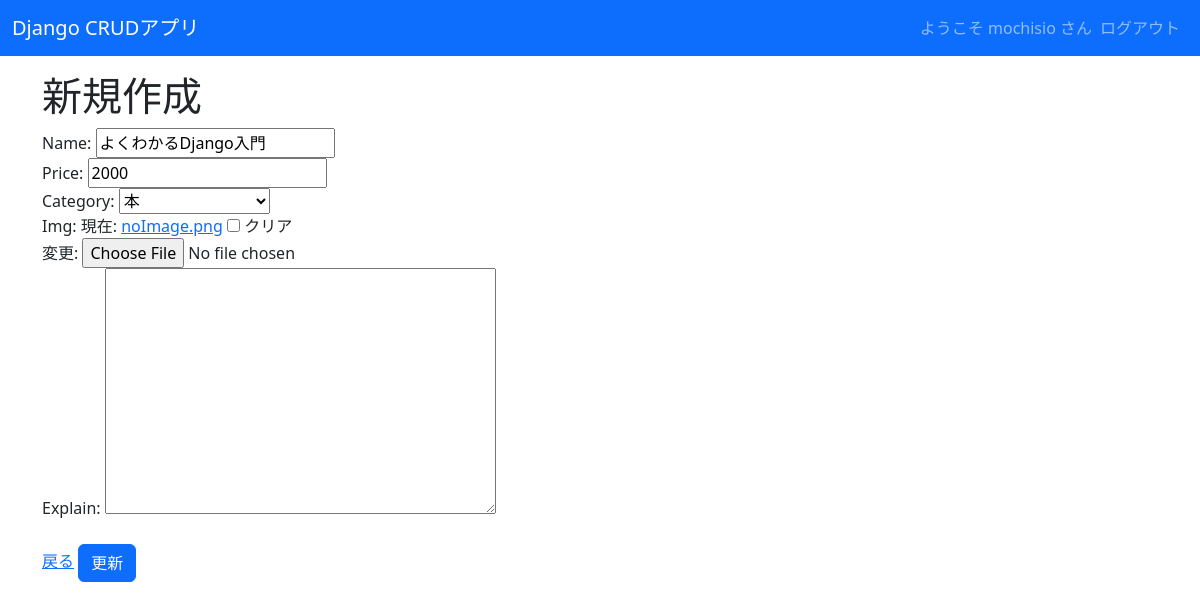
Screenshot of /crud/edit/1 (signed in) with the database file from the repository.
### crud/models.py (models this page shows, shortened)
class Product(models.Model):
    name = models.CharField(max_length=200)
    price = models.PositiveIntegerField()
    category = models.ForeignKey(Category, on_delete=models.CASCADE)
    img = models.ImageField(blank=True, default='noImage.png')
    explain =models.TextField(blank=True,null=True)

class Category(models.Model):
    name =models.CharField(max_length=200)
    def __str__(self):
         return self.name

### crud/views.py (the view)
# urls.py: path('crud/edit/<int:pk>', views.ProductUpdateView.as_view(), name="edit"),
class ProductUpdateView(LoginRequiredMixin,UpdateView):
     model = Product
     fields = '__all__'
     template_name_suffix = '_update_form'

### crud/templates/crud/product_update_form.html (shortened to what this page needs)
{% extends "base.html" %}
{% load bootstrap %}
{% block content %}
<h1>新規作成</h1>
<form method="post" enctype="multipart/form-data">
    {{ form|bootstrap }}
    <br>
    <a href="{% url 'list' %}">戻る</a>
    <input type="submit" class="btn btn-primary" value="更新">
</form>
{% endblock %}

### crud/templates/base.html (shortened to what this page needs)
<!DOCTYPE html>
<html lang="ja">
<head>
    <link href="https://cdn.jsdelivr.net/npm/bootstrap@5.3.0-alpha3/dist/css/bootstrap.min.css" rel="stylesheet">
</head>
<body>
    <nav class="navbar navbar-expand-lg navbar-dark bg-primary" style="margin-bottom: 1rem;">
        <div class="container-fluid">
            <a class="navbar-brand" href="{% url 'list' %}">Django CRUDアプリ</a>
            <div class="collapse navbar-collapse" id="navbarNav">
                <ul class="navbar-nav ms-auto">
                    {% if request.user.is_authenticated %}
                    <span class="navbar-text">
                        ようこそ {{ user.get_username }} さん
                    </span>
                    <li class="nav-item">
                        <form action="{% url 'logout' %}" method="post">
                            <input class="nav-link" type="submit" value="ログアウト">
                        </form>
                    </li>
                    {% else %}
                    <li class="nav-item">
                        <a class="nav-link" href="{% url 'login' %}">ログイン</a>
                    </li>
                    {% endif %}
                </ul>
            </div>
        </div>
    </nav>
    <div class="container">
        {% block content %}{% endblock %}
    </div>
</body>
</html>

### rows the page displays
Product: name "よくわかるDjango入門", price "2000", category "本"

### other values shown
{{ user.get_username }} "mochisio"
